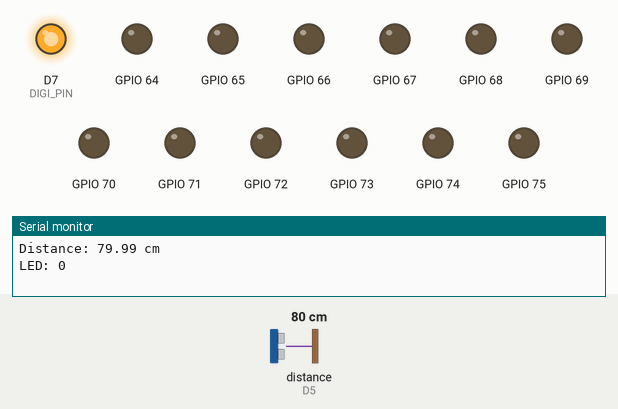
Simulated run of this sketch. Board: ESP8266 (NodeMCU). Parts: output pins drawn as LEDs (lit = HIGH), the last lines printed to the serial monitor. Wiring (inferred from the names in the program): ultrasonic range finder: trigger D6; echo D5. Inputs (shaded band) come from the test bench; at power-on: distance to the obstacle (sensor on D5) 80 cm. The echo pulse lasts 58.3 µs per cm; pins used as bus, display or sensor lines are not drawn.

Above: at 0.3 s.
At 2.3 s:
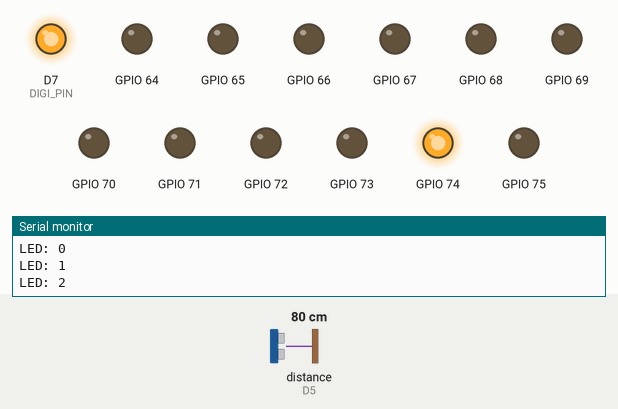
At 4.3 s:
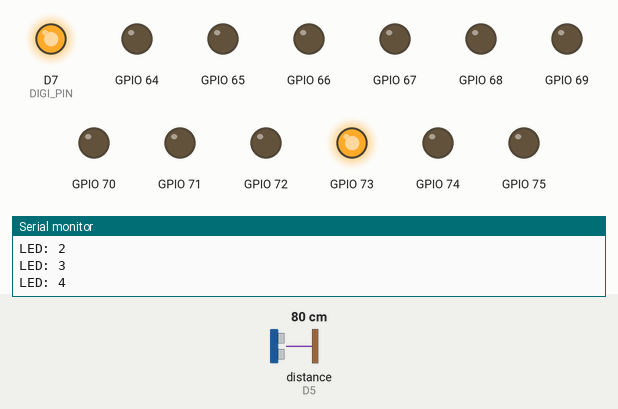
At 8.3 s:
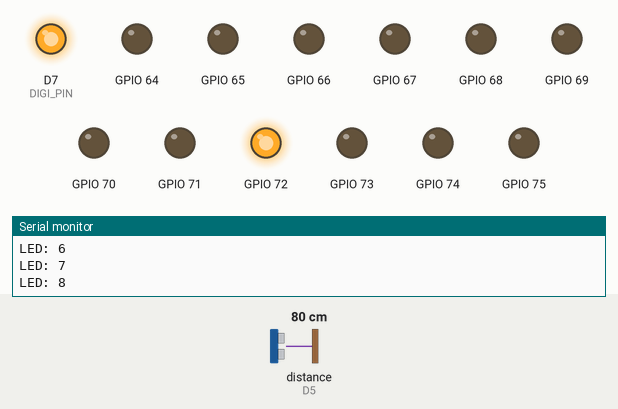
At 12.3 s:
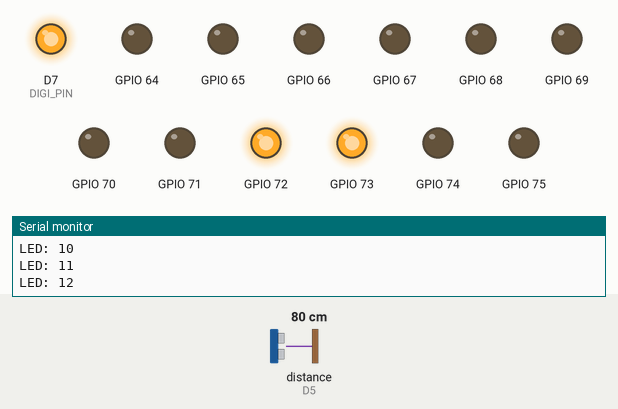
At 16.4 s:
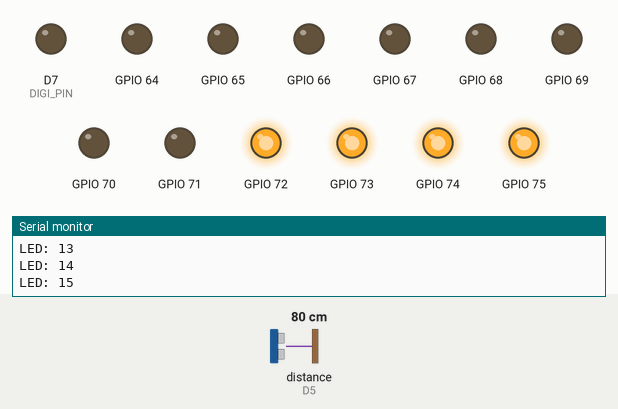
Timing chart, 0 to 19.7 s (numbered marks = the images above):
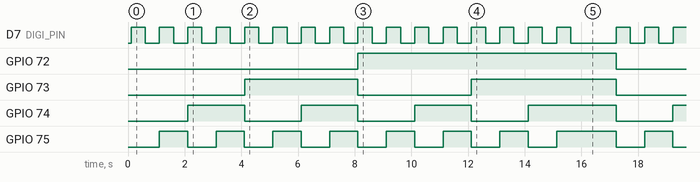

Measured:
- by itself, D7 (DIGI_PIN): moves between LOW and HIGH, repeating every 17.1 s
- by itself, GPIO 72: alternates HIGH for 9.1 s and LOW for 8.0 s
- by itself, GPIO 73: LOW → HIGH at 4.1 s, → LOW 4.0 s later, → HIGH 4.0 s later, → LOW 5.1 s later, … (9 changes in this stretch)
- by itself, GPIO 74: repeats every 17.1 s: 2 × (LOW 2.0 s, HIGH 2.0 s), LOW 2.0 s, HIGH 3.1 s, LOW 2.0 s, HIGH 2.0 s
- by itself, GPIO 75: repeats every 17.1 s: 6 × (LOW 1.0 s, HIGH 1.0 s), LOW 1.0 s, HIGH 2.1 s, LOW 1.0 s, HIGH 1.0 s

The sketch:

sketch_aug25b_workingMUX_I2C.ino
```cpp
#include <PCF8575.h>
#include <DHT.h>
#include <Wire.h>

#define PCF_ADDR 0x20
#define ECHO_PIN D5
#define S3 P3
#define S2 P2
#define S1 P1
#define S0 P0

#define TRIG_PIN D6
#define N3 P7
#define N2 P6
#define N1 P5
#define N0 P4

#define DIGI_PIN D7
#define D3 P8
#define D2 P9
#define D1 P10
#define D0 P11

long duration;
float distanceCm;

PCF8575 pcf(PCF_ADDR);
void setup() {
  Serial.begin(9600);

  pcf.pinMode(S0, OUTPUT);
  pcf.pinMode(S1, OUTPUT);
  pcf.pinMode(S2, OUTPUT);
  pcf.pinMode(S3, OUTPUT);

  pcf.pinMode(N0, OUTPUT);
  pcf.pinMode(N1, OUTPUT);
  pcf.pinMode(N2, OUTPUT);
  pcf.pinMode(N3, OUTPUT);

  pcf.pinMode(D0, OUTPUT);
  pcf.pinMode(D1, OUTPUT);
  pcf.pinMode(D2, OUTPUT);
  pcf.pinMode(D3, OUTPUT);

  pinMode(TRIG_PIN, OUTPUT);
  pinMode(ECHO_PIN, INPUT);

  pinMode(DIGI_PIN, OUTPUT);

  pcf.begin();
}

void loop() {
  selectMUXChannel(0);
  nelectMUXChannel(0);
  delay(100);

  digitalWrite(TRIG_PIN, LOW);
  delayMicroseconds(2);

  digitalWrite(TRIG_PIN, HIGH);
  delayMicroseconds(10);
  digitalWrite(TRIG_PIN, LOW);

  duration = pulseIn(ECHO_PIN, HIGH);

  distanceCm = duration * 0.0343 / 2;

  Serial.print("Distance: ");
  Serial.print(distanceCm);
  Serial.println(" cm");

  for (int i = 0; i < 16; i++) {
    Serial.print("LED: ");
    Serial.println(i);
    delectMUXChannel(i);
    digitalWrite(DIGI_PIN, HIGH);
    delay(500);
    digitalWrite(DIGI_PIN, LOW);
    delay(500);
  }

  delay(1000);
}

void selectMUXChannel(byte channel){
  pcf.digitalWrite(S0, bitRead(channel, 0));
  pcf.digitalWrite(S1, bitRead(channel, 1));
  pcf.digitalWrite(S2, bitRead(channel, 2));
  pcf.digitalWrite(S3, bitRead(channel, 3));
}

void nelectMUXChannel(byte channel){
  pcf.digitalWrite(N0, bitRead(channel, 0));
  pcf.digitalWrite(N1, bitRead(channel, 1));
  pcf.digitalWrite(N2, bitRead(channel, 2));
  pcf.digitalWrite(N3, bitRead(channel, 3));
}

void delectMUXChannel(byte channel){
  pcf.digitalWrite(D0, bitRead(channel, 0));
  pcf.digitalWrite(D1, bitRead(channel, 1));
  pcf.digitalWrite(D2, bitRead(channel, 2));
  pcf.digitalWrite(D3, bitRead(channel, 3));
}
```
